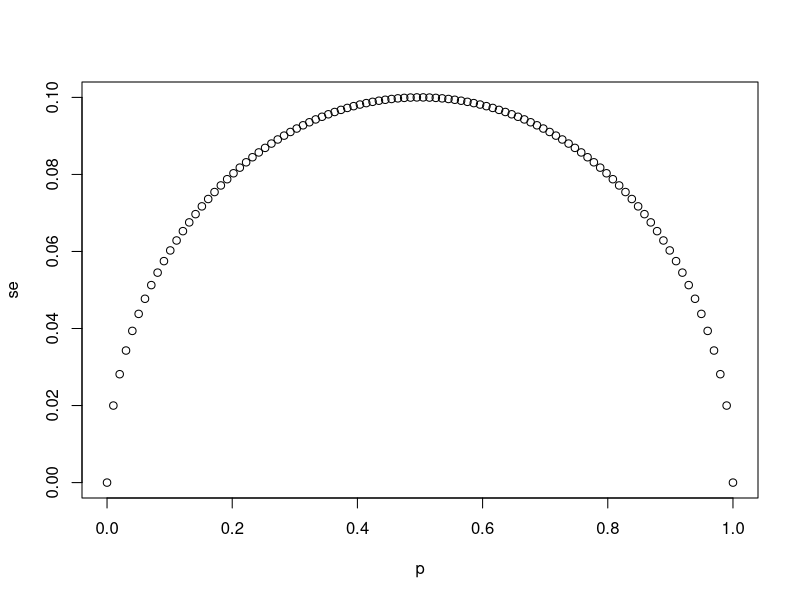
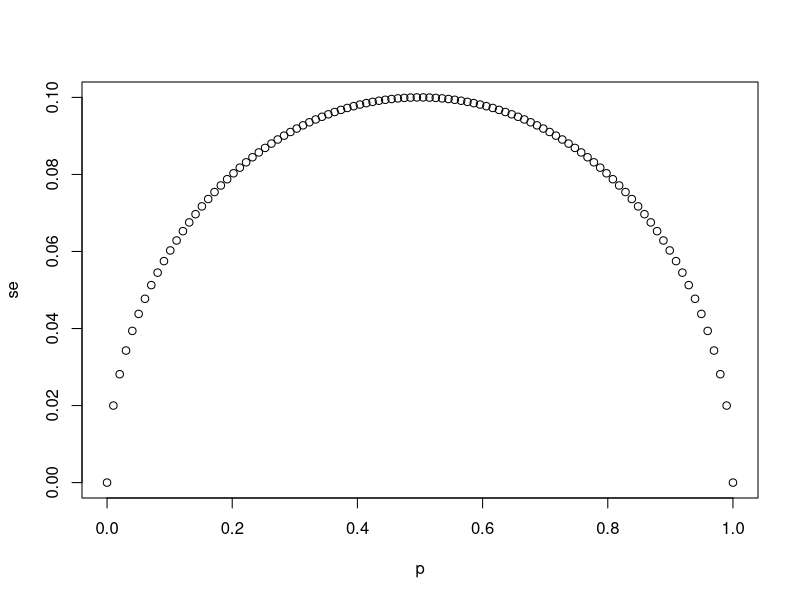
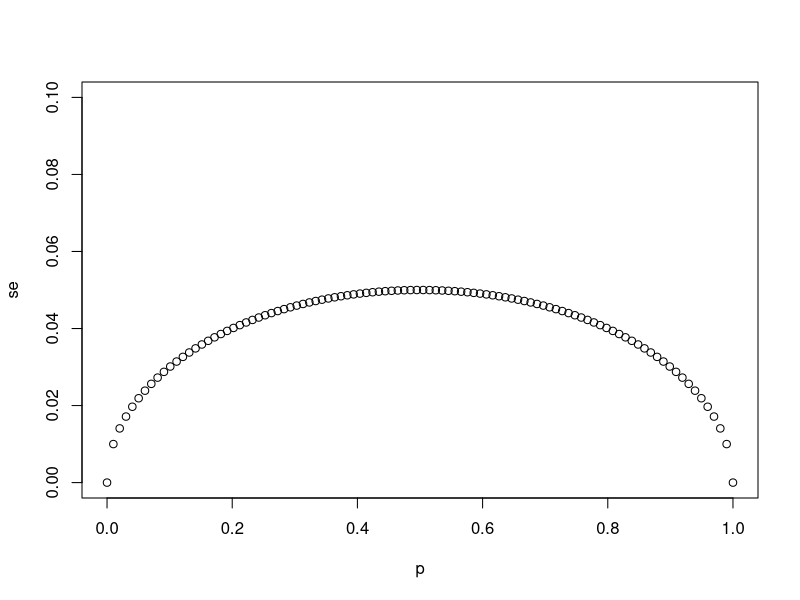
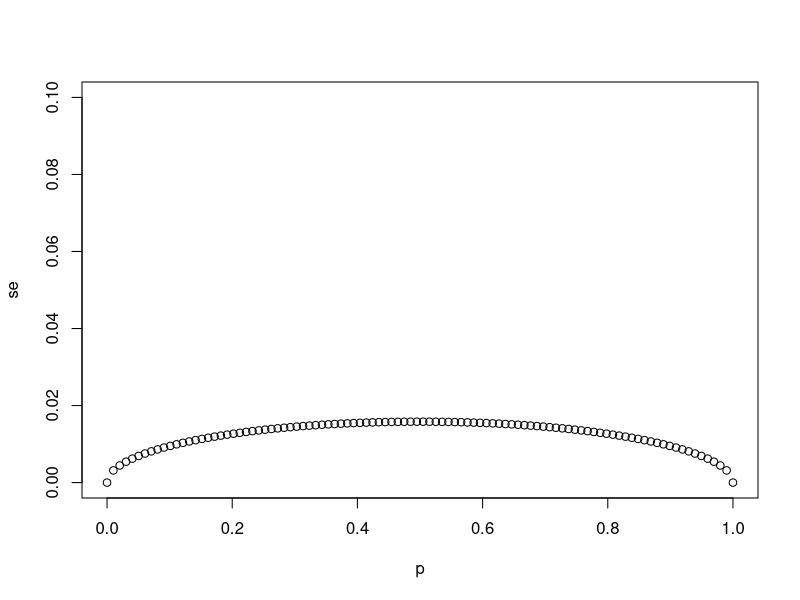

Source code (R) for these figures, in order:
## ---- chunk 1
# `N` represents the number of people polled
N <- 25

# Create a variable `p` that contains 100 proportions ranging from 0 to 1 using the `seq` function
p <- seq(0, 1, length = 100)

# Create a variable `se` that contains the standard error of each sample average
se <- sqrt(p*(1-p)/N)

# Plot `p` on the x-axis and `se` on the y-axis
plot(p, se)
## ---- chunk 2
# The vector `p` contains 100 proportions of Democrats ranging from 0 to 1 using the `seq` function
p <- seq(0, 1, length = 100)

# The vector `sample_sizes` contains the three sample sizes
sample_sizes <- c(25, 100, 1000)

# Write a for-loop that calculates the standard error `se` for every value of `p` for each of the three samples sizes `N` in the vector `sample_sizes`. Plot the three graphs, using the `ylim` argument to standardize the y-axis across all three plots.
for(N in sample_sizes){
  se <- sqrt(p*(1-p)/N)
  plot(p, se, ylim = c(0,0.5/sqrt(25)))
}
## ---- chunk 3
# `N` represents the number of people polled
N <- 25

# `p` represents the proportion of Democratic voters
p <- 0.45

# Calculate the standard error of the spread. Print this value to the console.
2*sqrt(p*(1-p)/N)


